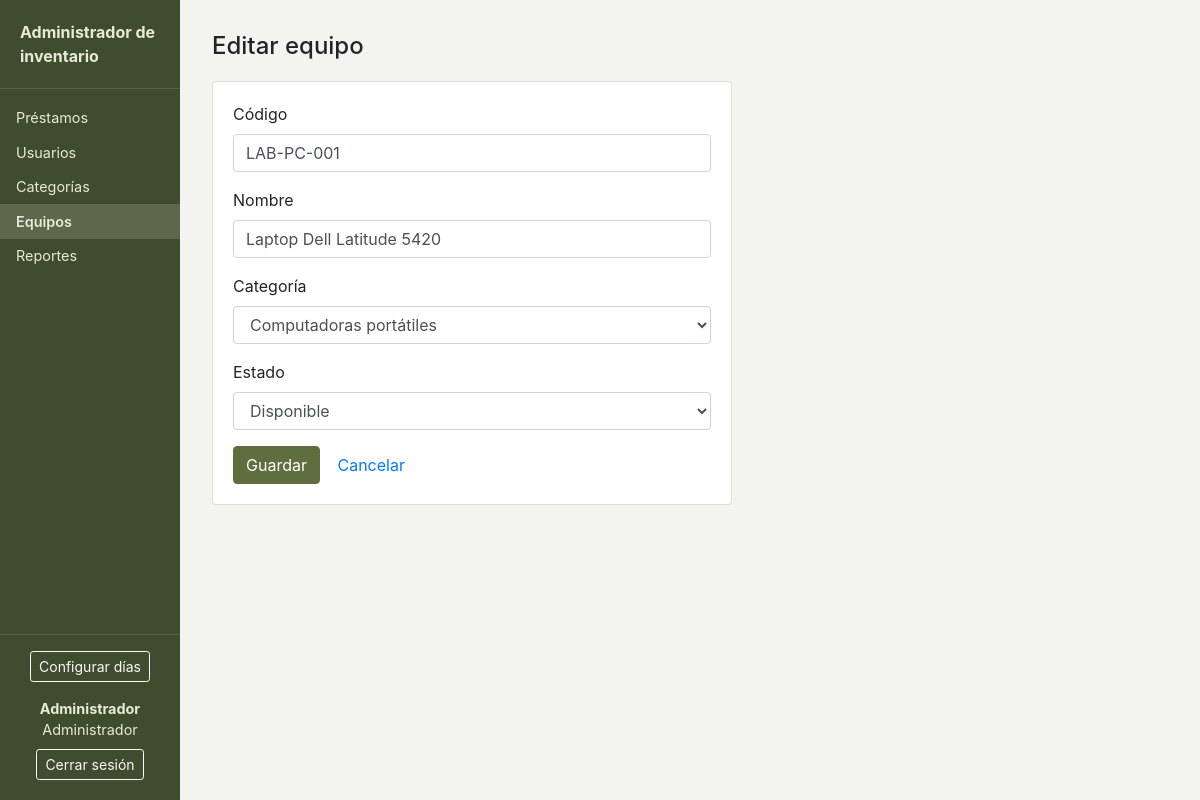
The app's page /pages/equipo_form.php?id=1 (signed in) with its own data.
### tables this page shows
CREATE TABLE IF NOT EXISTS equipos (
    id INT UNSIGNED NOT NULL AUTO_INCREMENT,
    categoria_id INT UNSIGNED NOT NULL,
    codigo VARCHAR(30) NOT NULL,
    nombre VARCHAR(100) NOT NULL,
    estado ENUM('disponible', 'mantenimiento', 'baja') NOT NULL DEFAULT 'disponible',
    version INT UNSIGNED NOT NULL DEFAULT 1,
    eliminado_en DATETIME NULL,
    creado_en TIMESTAMP NOT NULL DEFAULT CURRENT_TIMESTAMP,
    PRIMARY KEY (id),
    UNIQUE KEY uq_equipos_codigo (codigo),
    CONSTRAINT fk_equipos_categoria FOREIGN KEY (categoria_id) REFERENCES categorias (id)
        ON UPDATE CASCADE ON DELETE RESTRICT
);

CREATE TABLE IF NOT EXISTS categorias (
    id INT UNSIGNED NOT NULL AUTO_INCREMENT,
    nombre VARCHAR(100) NOT NULL,
    dias_max_prestamo INT UNSIGNED NOT NULL,
    eliminado_en DATETIME NULL,
    creado_en TIMESTAMP NOT NULL DEFAULT CURRENT_TIMESTAMP,
    PRIMARY KEY (id),
    UNIQUE KEY uq_categorias_nombre (nombre)
);

### includes/helpers.php (called while the page is built, shortened)
<?php
function e($texto)
{
    return htmlspecialchars((string) $texto, ENT_QUOTES, 'UTF-8');
}

### includes/equipos.php (called while the page is built, shortened)
<?php
function findEquipo(PDO $conn, int $id)
{
    $statement = $conn->prepare(
        'SELECT id, codigo, nombre, categoria_id, estado
         FROM equipos
         WHERE id = :id AND eliminado_en IS NULL
         LIMIT 1'
    );
    $statement->execute(['id' => $id]);
    return $statement->fetch();
}

### includes/categorias.php (called while the page is built, shortened)
<?php
function getCategorias(PDO $conn, string $busqueda = '')
{
    $sql = 'SELECT id, nombre, dias_max_prestamo FROM categorias WHERE eliminado_en IS NULL';
    $parametros = [];
    $statement = $conn->prepare($sql . ' ORDER BY nombre');
    $statement->execute($parametros);
    return $statement->fetchAll();
}

### public/pages/equipo_form.php (the view, shortened to what this page needs)
<?php
require_once __DIR__ . '/../../includes/helpers.php';
require_once __DIR__ . '/../../config/database.php';
require_once __DIR__ . '/../../includes/equipos.php';
require_once __DIR__ . '/../../includes/categorias.php';
$id = $_GET['id'] ?? null;
$editando = $id !== null && ctype_digit((string) $id);
$equipo = ['id' => null, 'codigo' => '', 'nombre' => '', 'categoria_id' => '', 'estado' => 'disponible'];
if ($editando) {
    $encontrado = findEquipo($conn, (int) $id);
    $equipo = $encontrado;
}
$categorias = getCategorias($conn);
$estados = [
    'disponible' => 'Disponible',
    'mantenimiento' => 'En mantenimiento',
    'baja' => 'De baja',
];
$titulo = $editando ? 'Editar equipo' : 'Nuevo equipo';
require __DIR__ . '/common/header.php';
?>
<div class="app">
  <?php require __DIR__ . '/common/sidebar.php'; ?>
  <main class="contenido">
    <h1><?= e($titulo) ?></h1>
    <div class="card card-body" style="max-width: 520px;">
      <form action="/actions/equipo_guardar.php" method="POST">
        <div class="form-group">
          <label for="codigo">Código</label>
          <input type="text" class="form-control" id="codigo" name="codigo" maxlength="30" value="<?= e($equipo['codigo']) ?>" required>
        </div>
        <div class="form-group">
          <label for="nombre">Nombre</label>
          <input type="text" class="form-control" id="nombre" name="nombre" maxlength="100" value="<?= e($equipo['nombre']) ?>" required>
        </div>
        <div class="form-group">
          <label for="categoria_id">Categoría</label>
          <select class="form-control" id="categoria_id" name="categoria_id" required>
            <?php foreach ($categorias as $categoria): ?>
              <option value="<?= (int) $categoria['id'] ?>" <?= (string) $categoria['id'] === (string) $equipo['categoria_id'] ? 'selected' : '' ?>>
                <?= e($categoria['nombre']) ?>
              </option>
            <?php endforeach; ?>
          </select>
        </div>
        <div class="form-group">
          <label for="estado">Estado</label>
          <select class="form-control" id="estado" name="estado" required>
            <?php foreach ($estados as $valor => $texto): ?>
              <option value="<?= e($valor) ?>" <?= $equipo['estado'] === $valor ? 'selected' : '' ?>><?= e($texto) ?></option>
            <?php endforeach; ?>
          </select>
        </div>
        <button type="submit" class="btn btn-verde">Guardar</button>
        <a href="/pages/equipos.php" class="btn btn-link">Cancelar</a>
      </form>
    </div>
  </main>
</div>
<?php require __DIR__ . '/common/footer.php'; ?>

### public/assets/css/styles.css (style rules this page uses)
:root { --verde: #5e6e3e; --verde-oscuro: #4a5830; --menu-fondo: #3f4c2d; --menu-texto: #e6ebd8; --fondo: #f3f4ef; }
body { background: var(--fondo); }
.btn-verde { background-color: var(--verde); border-color: var(--verde); color: #fff; }
.app { display: flex; min-height: 100vh; }
.contenido { flex: 1; min-width: 0; padding: 2rem; }
.contenido h1 { font-size: 1.5rem; margin-bottom: 1.25rem; }

### records on screen
equipos: codigo "LAB-PC-001", nombre "Laptop Dell Latitude 5420", categoria_id "Computadoras portátiles", estado "Disponible"

### other values on screen
$nombre "Préstamos"
$nombre "Usuarios"
$nombre "Categorías"
$nombre "Equipos"
$nombre "Reportes"
$_SESSION['nombre'] "Administrador"
nombreRol($rol) "Administrador"
$titulo "Editar equipo"
